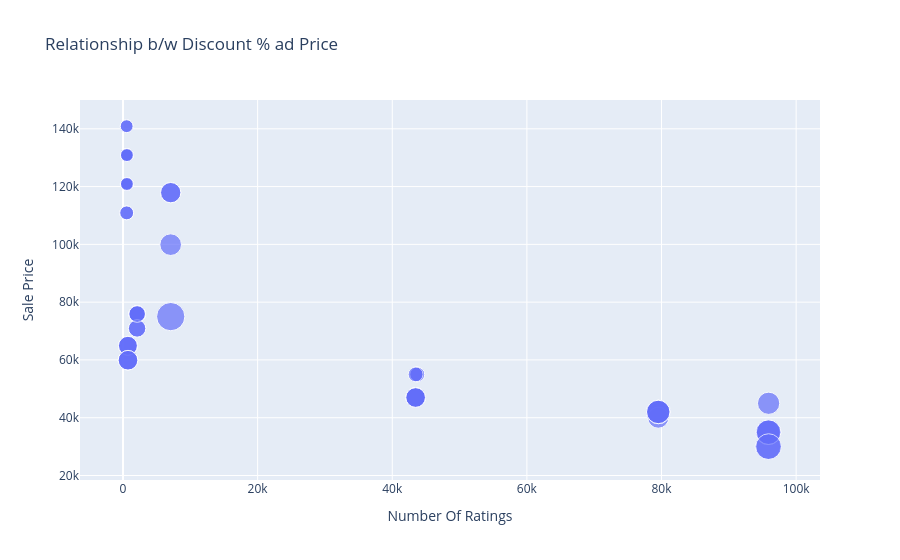

Notebook cell for this chart:
### Code cell
figure.show()

### Figure 1 — Plotly figure (JSON) as saved in the notebook; plotly's stock layout.template omitted (floating-point values rounded to 4 significant figures)
{"data": [{"hovertemplate": "Number Of Ratings=%{x}<br>Sale Price=%{y}<br>Discount Percentage=%{marker.size}<extra></extra>", "legendgroup": "", "marker": {"color": "#636efa", "size": [0, 0, 0, 0, 0, 0, 0, 0, 0, 20, 16, 20, 20, 20, 0, 0, 0, 0, 29, 15, 0, 15, 17, 18, 6, 6, 13, 6, 14, 10, 7, 6, 6, 13, 13, 10, 10, 6, 14, 6, 10, 6, 11, 11, 10, 14, 7, 6, 6, 6, 8, 8, 24, 22, 22, 22, 8, 24, 14, 14, 14, 14], "sizemode": "area", "sizeref": 0.0725, "symbol": "circle"}, "mode": "markers", "name": "", "orientation": "v", "showlegend": false, "type": "scatter", "x": [3431, 3431, 3431, 11202, 11202, 3431, 3431, 11202, 1454, 79512, 79512, 79582, 79512, 79512, 1078, 1078, 1078, 1078, 7088, 7088, 1078, 7088, 7081, 95909, 542, 580, 740, 545, 740, 2101, 545, 580, 580, 730, 730, 2101, 2101, 580, 740, 580, 2092, 545, 2101, 2092, 2101, 740, 545, 580, 580, 580, 43707, 43707, 95807, 95909, 95807, 95909, 43470, 95909, 43470, 43470, 43470, 43470], "xaxis": "x", "y": [49900, 84900, 84900, 77000, 77000, 49900, 49900, 77000, 89900, 41999, 39999, 41999, 41999, 41999, 131900, 117100, 131900, 117100, 74999, 117900, 117100, 117900, 99900, 44999, 140900, 130900, 64900, 120900, 59900, 75900, 110900, 130900, 120900, 64900, 64900, 75900, 75900, 120900, 59900, 120900, 75900, 140900, 70900, 70900, 75900, 59900, 110900, 120900, 130900, 130900, 54999, 54999, 29999, 34999, 34999, 34999, 54999, 29999, 46999, 46999, 46999, 46999], "yaxis": "y"}], "layout": {"legend": {"itemsizing": "constant", "tracegroupgap": 0}, "title": {"text": "Relationship b/w Discount % ad Price "}, "xaxis": {"anchor": "y", "domain": [0, 1], "title": {"text": "Number Of Ratings"}}, "yaxis": {"anchor": "x", "domain": [0, 1], "title": {"text": "Sale Price"}}}}
